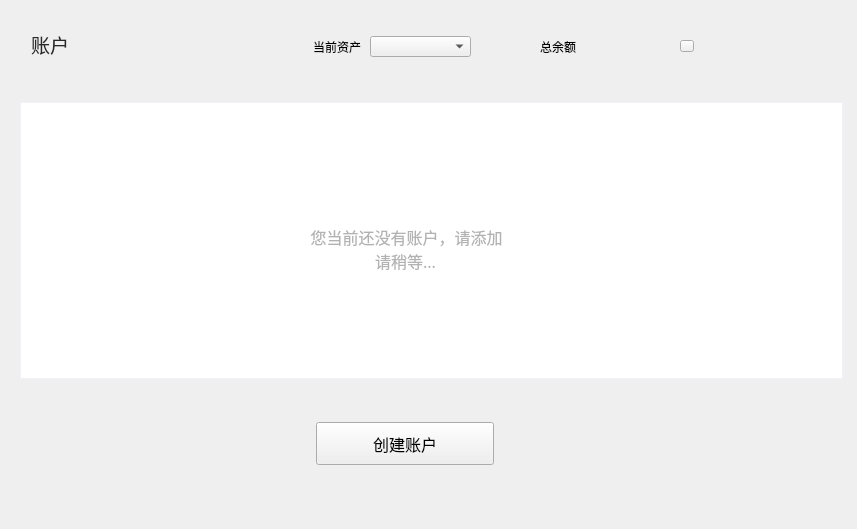
<?xml version="1.0" encoding="UTF-8"?>
<ui version="4.0">
 <class>MainPage</class>
 <widget class="QWidget" name="MainPage">
  <property name="geometry">
   <rect>
    <x>0</x>
    <y>0</y>
    <width>857</width>
    <height>529</height>
   </rect>
  </property>
  <property name="font">
   <font>
    <family>微软雅黑</family>
   </font>
  </property>
  <property name="windowTitle">
   <string>Form</string>
  </property>
  <property name="styleSheet">
   <string notr="true"/>
  </property>
  <widget class="QLabel" name="accountListLabel">
   <property name="geometry">
    <rect>
     <x>31</x>
     <y>34</y>
     <width>91</width>
     <height>21</height>
    </rect>
   </property>
   <property name="font">
    <font>
     <family>微软雅黑</family>
     <pointsize>14</pointsize>
     <weight>50</weight>
     <italic>false</italic>
     <bold>false</bold>
    </font>
   </property>
   <property name="styleSheet">
    <string notr="true">background:transparent;
color: rgb(40, 40, 40);</string>
   </property>
   <property name="text">
    <string>账户</string>
   </property>
  </widget>
  <widget class="QLabel" name="totalBalanceLabel">
   <property name="geometry">
    <rect>
     <x>594</x>
     <y>33</y>
     <width>71</width>
     <height>30</height>
    </rect>
   </property>
   <property name="font">
    <font>
     <family>微软雅黑</family>
     <pointsize>14</pointsize>
    </font>
   </property>
   <property name="styleSheet">
    <string notr="true">background:transparent;</string>
   </property>
   <property name="text">
    <string/>
   </property>
   <property name="alignment">
    <set>Qt::AlignLeading|Qt::AlignLeft|Qt::AlignVCenter</set>
   </property>
  </widget>
  <widget class="QLabel" name="label">
   <property name="geometry">
    <rect>
     <x>515</x>
     <y>36</y>
     <width>61</width>
     <height>21</height>
    </rect>
   </property>
   <property name="font">
    <font>
     <family>微软雅黑</family>
     <pointsize>9</pointsize>
    </font>
   </property>
   <property name="styleSheet">
    <string notr="true">background:transparent;</string>
   </property>
   <property name="text">
    <string>总余额</string>
   </property>
   <property name="alignment">
    <set>Qt::AlignRight|Qt::AlignTrailing|Qt::AlignVCenter</set>
   </property>
  </widget>
  <widget class="QToolButton" name="addAccountBtn">
   <property name="geometry">
    <rect>
     <x>316</x>
     <y>422</y>
     <width>178</width>
     <height>43</height>
    </rect>
   </property>
   <property name="font">
    <font>
     <family>微软雅黑</family>
     <pointsize>12</pointsize>
    </font>
   </property>
   <property name="cursor">
    <cursorShape>PointingHandCursor</cursorShape>
   </property>
   <property name="focusPolicy">
    <enum>Qt::NoFocus</enum>
   </property>
   <property name="styleSheet">
    <string notr="true"/>
   </property>
   <property name="text">
    <string>创建账户</string>
   </property>
  </widget>
  <widget class="QTableWidget" name="accountTableWidget">
   <property name="geometry">
    <rect>
     <x>20</x>
     <y>102</y>
     <width>823</width>
     <height>277</height>
    </rect>
   </property>
   <property name="cursor" stdset="0">
    <cursorShape>PointingHandCursor</cursorShape>
   </property>
   <property name="layoutDirection">
    <enum>Qt::LeftToRight</enum>
   </property>
   <property name="styleSheet">
    <string notr="true">QTableWidget{border: 1px solid rgb(241,241,248);gridline-color: rgb(241,241,248)}
QHeaderView{background-color:white;min-height:47;}
QHeaderView::section{background-color: white;border: 1px solid rgb(241,241,248);
font: 12px &quot;微软雅黑&quot;;}</string>
   </property>
   <property name="frameShape">
    <enum>QFrame::Box</enum>
   </property>
   <property name="frameShadow">
    <enum>QFrame::Plain</enum>
   </property>
   <property name="verticalScrollBarPolicy">
    <enum>Qt::ScrollBarAsNeeded</enum>
   </property>
   <property name="horizontalScrollBarPolicy">
    <enum>Qt::ScrollBarAlwaysOff</enum>
   </property>
   <property name="autoScroll">
    <bool>true</bool>
   </property>
   <property name="editTriggers">
    <set>QAbstractItemView::NoEditTriggers</set>
   </property>
   <property name="selectionMode">
    <enum>QAbstractItemView::NoSelection</enum>
   </property>
   <property name="iconSize">
    <size>
     <width>19</width>
     <height>12</height>
    </size>
   </property>
   <property name="verticalScrollMode">
    <enum>QAbstractItemView::ScrollPerItem</enum>
   </property>
   <property name="horizontalScrollMode">
    <enum>QAbstractItemView::ScrollPerItem</enum>
   </property>
   <property name="showGrid">
    <bool>true</bool>
   </property>
   <property name="gridStyle">
    <enum>Qt::SolidLine</enum>
   </property>
   <attribute name="horizontalHeaderVisible">
    <bool>false</bool>
   </attribute>
   <attribute name="horizontalHeaderCascadingSectionResizes">
    <bool>false</bool>
   </attribute>
   <attribute name="horizontalHeaderHighlightSections">
    <bool>false</bool>
   </attribute>
   <attribute name="verticalHeaderVisible">
    <bool>false</bool>
   </attribute>
   <attribute name="verticalHeaderHighlightSections">
    <bool>false</bool>
   </attribute>
   <column>
    <property name="text">
     <string>账户</string>
    </property>
    <property name="font">
     <font>
      <family>微软雅黑</family>
     </font>
    </property>
    <property name="textAlignment">
     <set>AlignCenter</set>
    </property>
   </column>
   <column>
    <property name="text">
     <string>地址</string>
    </property>
    <property name="font">
     <font>
      <family>微软雅黑</family>
     </font>
    </property>
    <property name="textAlignment">
     <set>AlignCenter</set>
    </property>
   </column>
   <column>
    <property name="text">
     <string>余额/CDC</string>
    </property>
    <property name="font">
     <font>
      <family>微软雅黑</family>
     </font>
    </property>
    <property name="textAlignment">
     <set>AlignCenter</set>
    </property>
   </column>
  </widget>
  <widget class="QWidget" name="loadingWidget" native="true">
   <property name="geometry">
    <rect>
     <x>190</x>
     <y>170</y>
     <width>461</width>
     <height>171</height>
    </rect>
   </property>
   <property name="styleSheet">
    <string notr="true">background-color: rgb(255, 255, 255);</string>
   </property>
   <widget class="QLabel" name="loadingLabel">
    <property name="geometry">
     <rect>
      <x>110</x>
      <y>50</y>
      <width>211</width>
      <height>81</height>
     </rect>
    </property>
    <property name="font">
     <font>
      <family>微软雅黑</family>
      <pointsize>12</pointsize>
     </font>
    </property>
    <property name="styleSheet">
     <string notr="true">color: rgb(178, 178, 178);
background-color: rgb(255, 255, 255);</string>
    </property>
    <property name="text">
     <string>请稍等...</string>
    </property>
    <property name="alignment">
     <set>Qt::AlignCenter</set>
    </property>
   </widget>
  </widget>
  <widget class="QLabel" name="initLabel">
   <property name="geometry">
    <rect>
     <x>206</x>
     <y>211</y>
     <width>401</width>
     <height>51</height>
    </rect>
   </property>
   <property name="font">
    <font>
     <family>微软雅黑</family>
     <pointsize>12</pointsize>
    </font>
   </property>
   <property name="styleSheet">
    <string notr="true">color: rgb(178, 178, 178);</string>
   </property>
   <property name="text">
    <string>您当前还没有账户，请添加</string>
   </property>
   <property name="alignment">
    <set>Qt::AlignCenter</set>
   </property>
  </widget>
  <widget class="QToolButton" name="scanBtn">
   <property name="geometry">
    <rect>
     <x>680</x>
     <y>40</y>
     <width>14</width>
     <height>12</height>
    </rect>
   </property>
   <property name="cursor">
    <cursorShape>PointingHandCursor</cursorShape>
   </property>
   <property name="text">
    <string/>
   </property>
  </widget>
  <widget class="QLabel" name="scanLabel">
   <property name="geometry">
    <rect>
     <x>679</x>
     <y>38</y>
     <width>16</width>
     <height>16</height>
    </rect>
   </property>
   <property name="cursor">
    <cursorShape>ArrowCursor</cursorShape>
   </property>
   <property name="text">
    <string/>
   </property>
  </widget>
  <widget class="QComboBox" name="assetComboBox">
   <property name="geometry">
    <rect>
     <x>370</x>
     <y>36</y>
     <width>101</width>
     <height>21</height>
    </rect>
   </property>
  </widget>
  <widget class="QLabel" name="label_2">
   <property name="geometry">
    <rect>
     <x>280</x>
     <y>36</y>
     <width>81</width>
     <height>21</height>
    </rect>
   </property>
   <property name="text">
    <string>当前资产</string>
   </property>
   <property name="alignment">
    <set>Qt::AlignRight|Qt::AlignTrailing|Qt::AlignVCenter</set>
   </property>
  </widget>
 </widget>
 <resources/>
 <connections/>
</ui>
